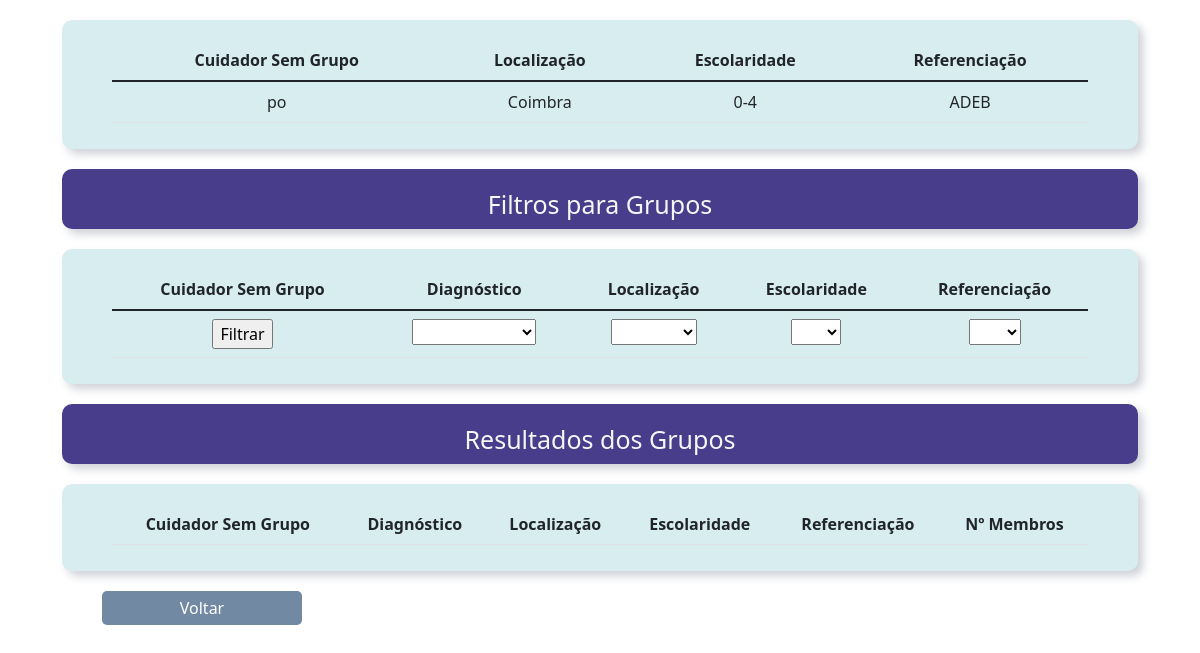
The app's page /filtrar_grupo_para_candidato/1 with its own data.
### diario/models.py (models this page shows)
class Utilizador (models.Model):
    opSexo = (
        ("Feminino", "Feminino"),
        ("Masculino", "Masculino"),
        ("Outros", "Outros")
    )
    nome = models.CharField(max_length=100)
    sexo = models.CharField(max_length=20, choices=opSexo, default="", blank=False, null=False)
    idade = models.CharField(max_length=20, default="")
    email = models.EmailField(max_length=100, blank=True)
    nascimento = models.DateField(null=True)
    data_entrada = models.DateTimeField(auto_now_add=True, null=True)
    nacionalidade = models.CharField(max_length=20, default="")
    class Meta:
        abstract = True

class Cuidador(Utilizador):
    opEscolaridade = (
        ("0-4", "0-4"),
        ("5-9", "5-9"),
        ("10-12", "10-12"),
        ("12+", "12+")
    )
    opRegime = (
        ("Online", "Online"),
        ("Presencial", "Presencial"),
        ("Misto", "Misto")
    )
    escolaridade = models.CharField(max_length=20, choices=opEscolaridade, default="0-9", blank=False, null=False)
    referenciacao = models.ForeignKey(Reference, on_delete=models.CASCADE)
    regime = models.CharField(max_length=20, choices=opRegime, default="Online", blank=False, null=False)
    localizacao = models.CharField(max_length=20, default="")
    grupoCare = models.ManyToManyField(GrupoCare, blank=True, related_name='cuidadores')
    def __str__(self):
        return f'{self.nome}'

class Reference(models.Model):
    reference= models.CharField(max_length=20, default="")
    def __str__(self):
        return f'{self.reference}'

### diario/views.py (the view, shortened to what this page needs)
# urls.py: path('filtrar_grupo_para_candidato/<int:cuidador_id>',views.view_filtrar_grupo_para_candidato, name='filtrar_grupo_para_candidato'),
def view_filtrar_grupo_para_candidato(request, cuidador_id):
    cuidador = Cuidador.objects.get(id=cuidador_id)
    filtrados = []
    grupos = GrupoCare.objects.all()
    lista_pesquisa = {
        'diagnostico': {grupo.diagnostico for grupo in grupos},
        'localizacao': {grupo.localizacao for grupo in grupos},
        'escolaridade': {grupo.escolaridade for grupo in grupos},
        'referenciacao': {grupo.referenciacao for grupo in grupos}
    }
    contexto = {
        'cuidador': cuidador,
        'lista_pesquisa': lista_pesquisa,
        'grupos': filtrados,
    }
    return render(request, "diario/filtrar_grupo_para_candidato.html", contexto)

### diario/templates/diario/filtrar_grupo_para_candidato.html (shortened to what this page needs)
<!DOCTYPE html>
<html lang="en">
<head>
    <link href="https://cdn.jsdelivr.net/npm/bootstrap@5.1.3/dist/css/bootstrap.min.css" rel="stylesheet">
</head>
    <body>
        <div class="center">
            <div class="container">
                <div class="dashboard">
                    <div class="info">
                        <table class="table">
                            <thead>
                                <tr>
                                    <th>Cuidador Sem Grupo</th>
                                    <th>Localização</th>
                                    <th>Escolaridade</th>
                                    <th>Referenciação</th>
                                </tr>
                            </thead>
                            <tbody>
                                 <tr>
                                    <td>{{ cuidador }}</td>
                                    <td>{{ cuidador.localizacao }}</td>
                                    <td>{{ cuidador.escolaridade }}</td>
                                    <td>{{ cuidador.referenciacao }}</td>
                                </tr>
                            </tbody>
                        </table>
                    </div>
                </div>
            </div>
        </div>
        <div class="center">
            <div class="container">
                <div class="dashboard">
                    <div class="title">
                        <h1>Filtros para Grupos</h1>
                    </div>
                    <div class="info">
                        <table class="table">
                            <thead>
                                <tr>
                                    <th>Cuidador Sem Grupo</th>
                                    <th>Diagnóstico </th>
                                    <th>Localização</th>
                                    <th>Escolaridade</th>
                                    <th>Referenciação</th>
                                </tr>
                            </thead>
                            <tbody>
                                <tr>
                                    <td>
                                        <input form="filtro" type="submit" value="Filtrar">
                                    </td>
                                    <form id="filtro" action="{% url 'filtrar_grupo_para_candidato' cuidador.id %}" method="POST">
                                        {% for campo,opcoes in lista_pesquisa.items %}
                                        <td class="opcao">
                                            <select name="{{campo}}" id="">
                                                <option value=""></option>
                                                {% for opcao in opcoes %}
                                                    <option value="{{ opcao }}">{{ opcao }}</option>
                                                {% endfor %}
                                            </select>
                                        </td>
                                    {% endfor %}
                                </form>
                            </tr>
                        </tbody>
                    </table>
                </div>
            </div>
        </div>
     </div>
        <div class="center">
            <div class="container">
                <div class="dashboard">
                    <div class="title">
                        <h1>Resultados dos Grupos</h1>
                    </div>
                    <div class="info">
                        <table class="table">
                            <thead>
                                <tr>
                                    <th>Cuidador Sem Grupo</th>
                                    <th>Diagnóstico </th>
                                    <th>Localização</th>
                                    <th>Escolaridade</th>
                                    <th>Referenciação</th>
                                    <th>Nº Membros</th>
                                </tr>
                            </thead>
                        </table>
                    </div>
                </div>
                <form  action="{% url 'grupos' %}">
                    <button type="submit" class='info_btn'>Voltar</button>
                </form>
            </div>
        </div>
    </body>
</html>

### diario/templates/diario/filtrar_grupo_para_candidato.html (style rules this page uses)
@media (min-width: 1000px) { div.center { width: 100vw; } }
.dashboard > div { padding-left: 50px; padding-right: 50px; padding-top: 20px; padding-bottom: 10px; margin: 20px; font-size: 1em; border-radius: 10px; border: 0px; background-color: whitesmoke; box-shadow: -5px -5px 9px rgba(255,255,255,0.45), 5px 5px 9px rgba(94,104,121,0.3); }
.dashboard .title { grid-area: title; background-color: darkslateblue; color: whitesmoke; text-align: center; }
h1 { margin-top: auto; margin-bottom: auto; margin-right: auto; margin-left: auto; font-size: 25px; }
.dashboard .info { grid-area: info; background-color: #D7EDF0; text-align: center; }
button, form { margin: auto; display: inline; border-radius: 5px; }
.info_btn { display: inline-block; padding: 5px; width: 200px; height: auto; background-color: #7189a2; border: 1px; color: white; margin: 0 60px; }

### records on screen
Cuidador: nome "po", localizacao "Coimbra", escolaridade "0-4", referenciacao "ADEB"
